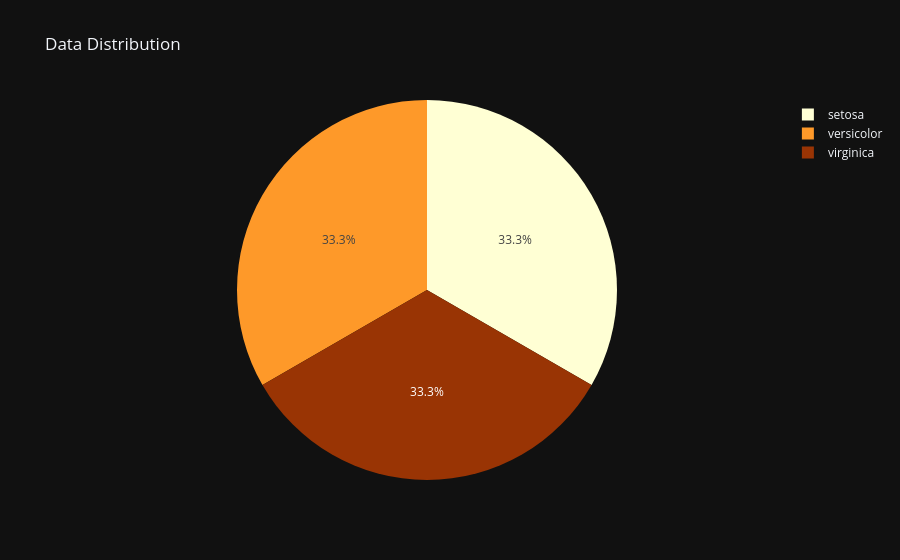

The notebook cell this image was saved under:
### Code cell
fig = px.pie(iris, 'species',color_discrete_sequence=['#ffffd4 ','#fe9929 ','#993404 '],title='Data Distribution',template='plotly_dark')

fig.show()

### Figure 1 — Plotly figure (JSON) as saved in the notebook; plotly's stock layout.template omitted (floating-point values rounded to 4 significant figures; data arrays with more than 128 entries replaced by an {"elided": "..."} marker saying what was removed)
{"data": [{"domain": {"x": [0.0, 1.0], "y": [0.0, 1.0]}, "hovertemplate": "species=%{label}<extra></extra>", "labels": {"elided": "150 str values"}, "legendgroup": "", "name": "", "showlegend": true, "type": "pie"}], "layout": {"legend": {"tracegroupgap": 0}, "title": {"text": "Data Distribution"}, "piecolorway": ["#ffffd4 ", "#fe9929 ", "#993404 "]}}
